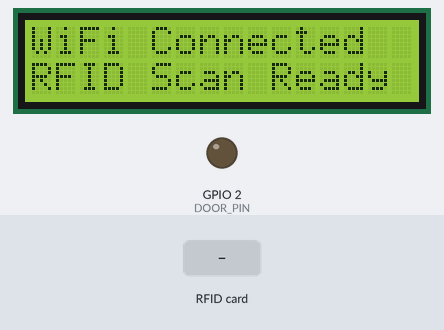
Simulated run of this sketch. Board: ESP32. Parts: 16×2 character LCD, output pins drawn as LEDs (lit = HIGH). The test bench sets the inputs (shaded band). WiFi joins after 1.5 s; servers stay silent unless stated; uploads are accepted with an empty reply; what the sketch prints to the serial monitor is not drawn.

Above: at 4.8 s.
4.9 s: RFID card 12 34 AB CD held to the reader
At 6.0 s:
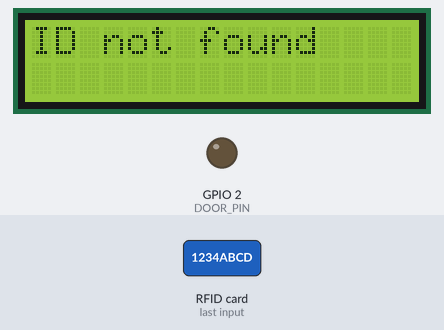
At 8.8 s:
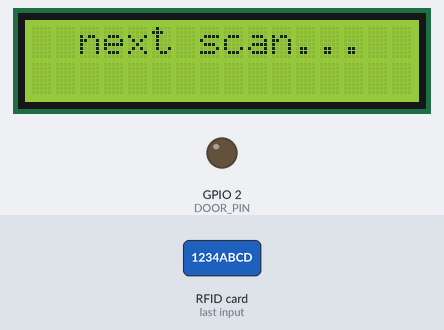
9.6 s: RFID card 5E 7A 19 C4 held to the reader
At 10.32 s:
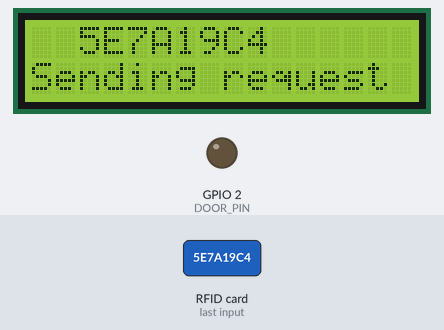
Timing chart, 0 to 12.6 s (numbered marks = the images above; inputs shaded):
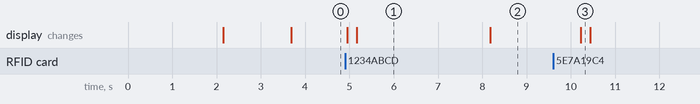

The sketch:

esp32rfidV2a.ino
```cpp
#include <WiFi.h>
#include <HTTPClient.h>
#include <SPI.h>
#include <MFRC522.h>
#include <LiquidCrystal_I2C.h>
#include <Wire.h>

#define SS_PIN 4
#define RST_PIN 5
#define DOOR_PIN 2

MFRC522 mfrc522(SS_PIN, RST_PIN);
MFRC522::StatusCode status;
LiquidCrystal_I2C lcd(0x27,16,2);


/********************************************************************************/
//Things to change
const char * ssid = "pixel6";
const char * password = "1234abcd";
String GOOGLE_SCRIPT_ID = "AKfycby2JH6gL1kB9mnlmLvBMCvs_gsCDIxo4mvZUFg__WMhNYg0VR8v-uvl7-TF30HHS2bH";

const int sendInterval = 2000;
/********************************************************************************/

String roomLoc="jaya1r5";

void setup() {
//=========
  lcd.init();
  lcd.clear();
  lcd.backlight();      // Make sure backlight is on

  // Print a message on both lines of the LCD.
  lcd.setCursor(2,0);   //Set cursor to character 2 on line 0
  lcd.print("Online");

  lcd.setCursor(2,1);   //Move cursor to character 2 on line 1
  lcd.print("RFID");
  delay(2000);
//===========
  Serial.begin(115200);
  delay(10);

    // SSD1306_SWITCHCAPVCC = generate display voltage from 3.3V internally

  pinMode(DOOR_PIN, OUTPUT);

  SPI.begin();        // Init SPI bus
  mfrc522.PCD_Init(); // Init MFRC522

  WiFi.mode(WIFI_STA);
  WiFi.begin(ssid, password);

  Serial.println("Started");
  Serial.print("Connecting");
  //=====
  lcd.clear();
  lcd.setCursor(2,0);   //Set cursor to character 2 on line 0
  lcd.print("Connecting...");
//======
  while (WiFi.status() != WL_CONNECTED) {
    delay(500);
    Serial.print(".");
  }
Serial.println(WiFi.localIP());
Serial.println("Connected to WiFi");
 //=====
  lcd.clear();
  lcd.setCursor(0,0);   //Set cursor to character 0 on line 0
  lcd.print("WiFi Connected");
  lcd.setCursor(0,1);   //Set cursor to character 0 on line 0
  lcd.print("RFID Scan Ready");
//======

}

void loop() {

  if (!mfrc522.PICC_IsNewCardPresent())
  {
    return;
  }

  // Select one of the cards
  if (!mfrc522.PICC_ReadCardSerial())
  {
    return;
  }
  //=====


String userid;
for (byte i = 0; i < mfrc522.uid.size; i++) {

  userid += String(mfrc522.uid.uidByte[i], HEX);
}
userid.toUpperCase();
Serial.print("rfid uid: ");
Serial.println(userid );

Serial.println("----- ");

Serial.println("----- ");
//=====
  lcd.clear();
  lcd.setCursor(2,0);   //Set cursor to character 2 on line 0
  lcd.print(userid);
//======

  connectToGoogle(userid);
  Serial.println("waiting for next scan...");

  //=====
  lcd.clear();
  lcd.setCursor(2,0);   //Set cursor to character 2 on line 0
  lcd.print("next scan...");
//======
  delay(sendInterval);
}


void connectToGoogle(String userId) {

   HTTPClient http;

   String url="https://script.google.com/macros/s/"+GOOGLE_SCRIPT_ID+"/exec?value1="+userId;
   Serial.println(url);
   Serial.println("Making a request");

      lcd.setCursor(0,1);   //
      lcd.print("Sending request");

   http.begin(url.c_str()); //Specify the URL
   http.setFollowRedirects(HTTPC_STRICT_FOLLOW_REDIRECTS);
   int httpCode = http.GET();
//=============================================
   String payload;
    if (httpCode > 0) { //Check for the returning code
        payload = http.getString();

        Serial.print("httpCode: ");
        Serial.println(httpCode);
        Serial.println(payload);
        if (httpCode == 200) {
          handleDataFromGoogle(payload);
        }
      }
    else {
      Serial.println("Error on HTTP request");
           //=====
      lcd.clear();
      lcd.setCursor(0,0);   //
      lcd.print("Error on");
      lcd.setCursor(0,1);   //
      lcd.print("HTTP request");
    }
      http.end();

//=================================================
}

void handleDataFromGoogle(String data)
{

  if(data.equalsIgnoreCase("no"+roomLoc))
  {
    //beep(5);
     Serial.println("denied");
      //=====
  lcd.clear();
  lcd.setCursor(0,0);   //
  lcd.print("access denied!");
  delay(3000);
//======
  }
  else if(data.equalsIgnoreCase("yes"+roomLoc))
  {

    Serial.println("unlocked...");
     //=====
  lcd.clear();
  lcd.setCursor(0,0);   //
  lcd.print("access granted");
//======
    openDoor();

  } else {
    lcd.clear();
    lcd.setCursor(0,0);   //
    lcd.print("ID not found");
    delay(3000);

  }
}


void openDoor()
{
  digitalWrite(DOOR_PIN,HIGH);
  delay(2000);
  digitalWrite(DOOR_PIN,LOW);
}
```

Measured:
- after the input at 4.9 s, the display: first changes after 0.05 s (image 1 shows a later state)
- after the input at 9.6 s, the display: changes after 0.62 s (image 3)
- what the display in image 1 shows lasts 3.0 s, from 5.2 s to 8.2 s
